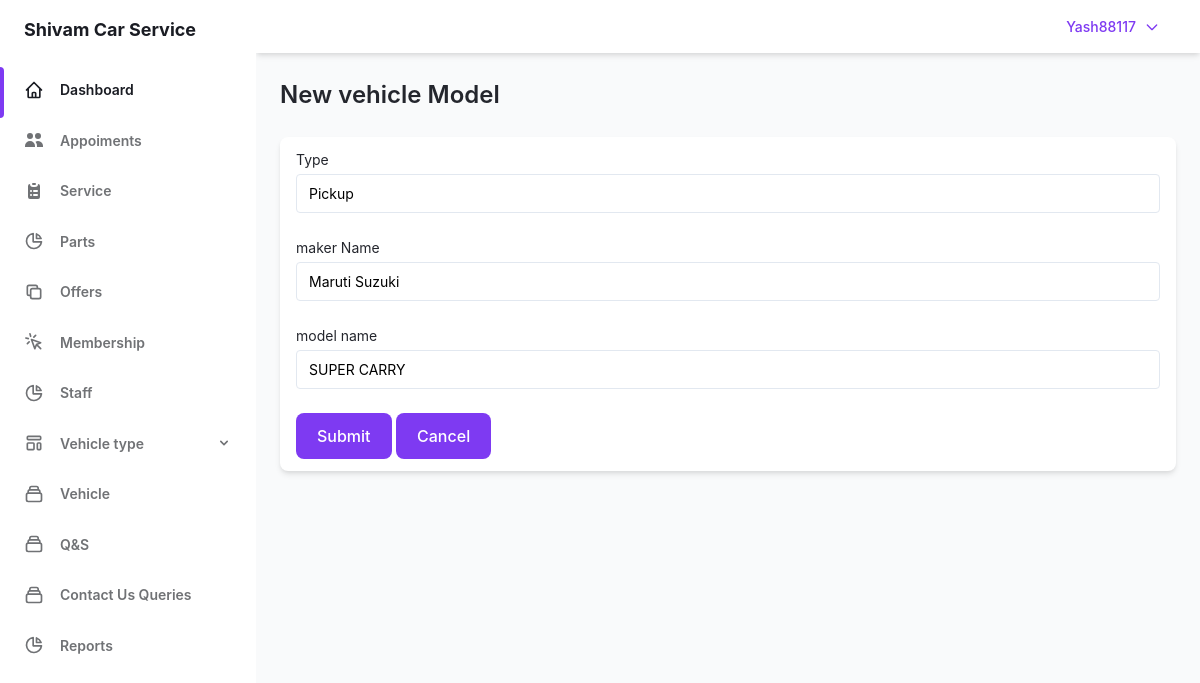
Screenshot of /admin/add-v-model.php?id=2 (signed in) with the database file from the repository.
### tables this page shows
CREATE TABLE `user` (
  `user_id` int(5) NOT NULL,
  `user_name` varchar(30) NOT NULL,
  `user_pass` varchar(40) NOT NULL,
  `user_email` varchar(50) NOT NULL,
  `user_add` varchar(255) NOT NULL,
  `user_phone` bigint(10) DEFAULT NULL,
  `user_sec_ques` varchar(50) NOT NULL,
  `user_sec_ans` varchar(20) NOT NULL,
  `companycompany_id` int(5) NOT NULL,
  `otp` int(5) DEFAULT NULL
);

CREATE TABLE `model` (
  `car_model_id` int(2) NOT NULL,
  `model_name` varchar(100) NOT NULL,
  `Makermaker_id` int(2) NOT NULL
);

CREATE TABLE `car_type` (
  `car_type_id` int(1) NOT NULL,
  `name` varchar(100) NOT NULL
);

CREATE TABLE `maker` (
  `maker_id` int(2) NOT NULL,
  `maker_name` varchar(20) NOT NULL,
  `car_typecar_type_id` int(1) NOT NULL
);

### admin/add-v-model.php (the view, shortened to what this page needs)
<?php require "sidebar.php";
require "../lockscreen/connection.php";
$model_name = "";
?>
<main class="h-full pb-16 overflow-y-auto">
  <div class="container px-6 mx-auto grid">
    <h2 class="my-6 text-2xl font-semibold text-gray-700 dark:text-gray-200">
      New vehicle Model
    </h2>
    <?php
    if (isset($_GET["id"])) {
      $id  = $_GET["id"];
      $sql = "SELECT model.* , maker.maker_name ,car_type.name   from model JOIN maker ON model.Makermaker_id = maker.maker_id JOIN car_type ON maker.car_typecar_type_id = car_type.car_type_id where model.car_model_id = $id";
      $row = mysqli_fetch_assoc(mysqli_query($con, $sql));
      $type_name = $row['name'];
      $brand_name = $row['maker_name'];
      $model_name = $row['model_name'];
    }
    ?>
    <form action="" method="POST" autocomplete="">
      <div class="px-4 py-3 mb-8 bg-white rounded-lg shadow-md dark:bg-gray-800">
        <?php
        if (isset($_GET["id"])) {
        ?>
          <label class="block text-sm">
            <span class="text-gray-700 dark:text-gray-400"> Type </span>
            <input value="<?php echo $type_name; ?>" type="text" name="type-name" id="maker-name" class="block w-full mt-1 text-sm dark:border-gray-600 dark:bg-gray-700 focus:border-purple-400 focus:outline-none focus:shadow-outline-purple dark:text-gray-300 dark:focus:shadow-outline-gray form-input" placeholder="Enter Car Type" required disabled />
          </label><br>
          <label class="block text-sm">
            <span class="text-gray-700 dark:text-gray-400"> maker Name</span>
            <input value="<?php echo $brand_name; ?>" type="text" name="type-name" id="maker-name" class="block w-full mt-1 text-sm dark:border-gray-600 dark:bg-gray-700 focus:border-purple-400 focus:outline-none focus:shadow-outline-purple dark:text-gray-300 dark:focus:shadow-outline-gray form-input" placeholder="Enter Car Type" required disabled />
          </label>
        <?php  } ?>
        <br>
        <label class="block text-sm">
          <span class="text-gray-700 dark:text-gray-400">model name</span>
          <input value="<?php echo $model_name; ?>" type="text" name="model-name" class="block w-full mt-1 text-sm dark:border-gray-600 dark:bg-gray-700 focus:border-purple-400 focus:outline-none focus:shadow-outline-purple dark:text-gray-300 dark:focus:shadow-outline-gray form-input" placeholder="Enter maker" required ' />
       </label>
          <br>
      <div>
        <a href="">
          <button name="submit" class="px-5 py-3 font-medium leading-5 text-white transition-colors duration-150 bg-purple-600 border border-transparent rounded-lg active:bg-purple-600 hover:bg-purple-700 focus:outline-none focus:shadow-outline-purple">
            Submit
          </button></a>
        <a href="">
          <button name="cancel" class="px-5 py-3 font-medium leading-5 text-white transition-colors duration-150 bg-purple-600 border border-transparent rounded-lg
            active:bg-purple-600 hover:bg-purple-700 focus:outline-none focus:shadow-outline-purple" formnovalidate>
            Cancel
          </button></a>
      </div>
      </div>
    </form>
  </div>
  </div>
</div>
</body>
</html>

### admin/sidebar.php (shortened to what this page needs)
<?php
require_once "../lockscreen/connection.php";
?>
<!DOCTYPE html>
<html :class="{ 'theme-dark': dark }" x-data="data()" lang="en">
<head>
  <link rel="stylesheet" href="./assets/css/tailwind.output.css" />
  <link rel="stylesheet" href="https://cdnjs.cloudflare.com/ajax/libs/Chart.js/2.9.3/Chart.min.css" />
</head>
<div class="flex h-screen bg-gray-50 dark:bg-gray-900" :class="{ 'overflow-hidden': isSideMenuOpen }">
  <aside class="z-20 hidden w-64 overflow-y-auto bg-white dark:bg-gray-800 md:block flex-shrink-0">
    <div class="py-4 text-gray-500 dark:text-gray-400">
      <a class="ml-6 text-lg font-bold text-gray-800 dark:text-gray-200" href="Dassboard.php">
        Shivam Car Service
      </a>
      <ul class="mt-6">
        <li class="relative px-6 py-3">
          <span class="absolute inset-y-0 left-0 w-1 bg-purple-600 rounded-tr-lg rounded-br-lg" aria-hidden="true"></span>
          <a class="inline-flex items-center w-full text-sm font-semibold text-gray-800 transition-colors duration-150 hover:text-gray-800 dark:hover:text-gray-200 dark:text-gray-100" href="../admin/Dassboard.php">
            <span class="ml-4">Dashboard</span>
          </a>
        </li>
      </ul>
      <ul>
        <li class="relative px-6 py-3">
          <a class="inline-flex items-center w-full text-sm font-semibold transition-colors duration-150 hover:text-gray-800 dark:hover:text-gray-200" href="Appoiments.php">
            <svg xmlns="http://www.w3.org/2000/svg" class="h-5 w-5" viewBox="0 0 20 20" fill="currentColor">
              <path d="M9 6a3 3 0 11-6 0 3 3 0 016 0zM17 6a3 3 0 11-6 0 3 3 0 016 0zM12.93 17c.046-.327.07-.66.07-1a6.97 6.97 0 00-1.5-4.33A5 5 0 0119 16v1h-6.07zM6 11a5 5 0 015 5v1H1v-1a5 5 0 015-5z" />
            </svg>
            <span class="ml-4">Appoiments</span>
          </a>
        </li>
        <li class="relative px-6 py-3">
          <a class="inline-flex items-center w-full text-sm font-semibold transition-colors duration-150 hover:text-gray-800 dark:hover:text-gray-200" href="../admin/service.php">
            <span class="ml-4">Service</span>
          </a>
        </li>
        <li class="relative px-6 py-3">
          <a class="inline-flex items-center w-full text-sm font-semibold transition-colors duration-150 hover:text-gray-800 dark:hover:text-gray-200" href="parts.php">
            <svg class="w-5 h-5" aria-hidden="true" fill="none" stroke-linecap="round" stroke-linejoin="round" stroke-width="2" viewBox="0 0 24 24" stroke="currentColor">
              <path d="M11 3.055A9.001 9.001 0 1020.945 13H11V3.055z"></path>
              <path d="M20.488 9H15V3.512A9.025 9.025 0 0120.488 9z"></path>
            </svg>
            <span class="ml-4">Parts</span>
          </a>
        </li>
        <li class="relative px-6 py-3">
          <a class="inline-flex items-center w-full text-sm font-semibold transition-colors duration-150 hover:text-gray-800 dark:hover:text-gray-200" href="offers.php">
            <svg class="w-5 h-5" aria-hidden="true" fill="none" stroke-linecap="round" stroke-linejoin="round" stroke-width="2" viewBox="0 0 24 24" stroke="currentColor">
              <path d="M8 16H6a2 2 0 01-2-2V6a2 2 0 012-2h8a2 2 0 012 2v2m-6 12h8a2 2 0 002-2v-8a2 2 0 00-2-2h-8a2 2 0 00-2 2v8a2 2 0 002 2z"></path>
            </svg>
            <span class="ml-4">Offers</span>
          </a>
        </li>
        <li class="relative px-6 py-3">
          <a class="inline-flex items-center w-full text-sm font-semibold transition-colors duration-150 hover:text-gray-800 dark:hover:text-gray-200" href="Membership.php">
            <svg class="w-5 h-5" aria-hidden="true" fill="none" stroke-linecap="round" stroke-linejoin="round" stroke-width="2" viewBox="0 0 24 24" stroke="currentColor">
              <path d="M15 15l-2 5L9 9l11 4-5 2zm0 0l5 5M7.188 2.239l.777 2.897M5.136 7.965l-2.898-.777M13.95 4.05l-2.122 2.122m-5.657 5.656l-2.12 2.122"></path>
            </svg>
            <span class="ml-4">Membership</span>
          </a>
        </li>
        <li class="relative px-6 py-3">
          <a class="inline-flex items-center w-full text-sm font-semibold transition-colors duration-150 hover:text-gray-800 dark:hover:text-gray-200" href="staff.php">
            <svg class="w-5 h-5" aria-hidden="true" fill="none" stroke-linecap="round" stroke-linejoin="round" stroke-width="2" viewBox="0 0 24 24" stroke="currentColor">
              <path d="M11 3.055A9.001 9.001 0 1020.945 13H11V3.055z"></path>
              <path d="M20.488 9H15V3.512A9.025 9.025 0 0120.488 9z"></path>
            </svg>
            <span class="ml-4">Staff</span>
          </a>
        </li>
        <li class="relative px-6 py-3">
          <button class="inline-flex items-center justify-between w-full text-sm font-semibold transition-colors duration-150 hover:text-gray-800 dark:hover:text-gray-200" @click="togglePagesMenu" aria-haspopup="true">
            <span class="inline-flex items-center">
              <span class="ml-4">Vehicle type</span>
            </span>
            <svg class="w-4 h-4" aria-hidden="true" fill="currentColor" viewBox="0 0 20 20">
              <path fill-rule="evenodd" d="M5.293 7.293a1 1 0 011.414 0L10 10.586l3.293-3.293a1 1 0 111.414 1.414l-4 4a1 1 0 01-1.414 0l-4-4a1 1 0 010-1.414z" clip-rule="evenodd"></path>
            </svg>
          </button>
        </li>
        <li class="relative px-6 py-3">
          <a class="inline-flex items-center w-full text-sm font-semibold transition-colors duration-150 hover:text-gray-800 dark:hover:text-gray-200" href="Vehicle.php">
            <span class="ml-4">Vehicle</span>
          </a>
        </li>
        <li class="relative px-6 py-3">
          <a class="inline-flex items-center w-full text-sm font-semibold transition-colors duration-150 hover:text-gray-800 dark:hover:text-gray-200" href="Q&S.php">
            <span class="ml-4">Q&S</span>
          </a>
        </li>
        <li class="relative px-6 py-3">
          <a class="inline-flex items-center w-full text-sm font-semibold transition-colors duration-150 hover:text-gray-800 dark:hover:text-gray-200" href="Contact_Us_Queries.php">
            <span class="ml-4">Contact Us Queries</span>
          </a>
        </li>
        <li class="relative px-6 py-3">
          <a class="inline-flex items-center w-full text-sm font-semibold transition-colors duration-150 hover:text-gray-800 dark:hover:text-gray-200" href="Reports.php">
            <svg class="w-5 h-5" aria-hidden="true" fill="none" stroke-linecap="round" stroke-linejoin="round" stroke-width="2" viewBox="0 0 24 24" stroke="currentColor">
              <path d="M11 3.055A9.001 9.001 0 1020.945 13H11V3.055z"></path>
              <path d="M20.488 9H15V3.512A9.025 9.025 0 0120.488 9z"></path>
            </svg>
            <span class="ml-4">Reports</span>
          </a>
        </li>
      </ul>
    </div>
  </aside>
  <div class="flex flex-col flex-1 w-full">
    <header class="z-10 py-4 bg-white shadow-md dark:bg-gray-800">
      <div class="container flex items-center justify-end h-full px-6 mx-auto text-purple-600 dark:text-purple-300">
        <?php
        $email = $_SESSION['admin_login'];
        $get_username = "SELECT * FROM user WHERE user_email = '$email'";
        $res = mysqli_query($con, $get_username);
        $username = mysqli_fetch_array($res);
        ?>
        <button class=" font-medium rounded-lg text-sm px-4 py-2.5 text-center inline-flex items-center" type="button" data-dropdown-toggle="dropdown"><?php echo $username['user_name']; ?><svg class="w-4 h-4 ml-2" fill="none" stroke="currentColor" viewBox="0 0 24 24" xmlns="http://www.w3.org/2000/svg">
            <path stroke-linecap="round" stroke-linejoin="round" stroke-width="2" d="M19 9l-7 7-7-7"></path>
          </svg>
        </button>
      </div>
    </header>

### rows the page displays
user: user_name "Yash88117"
model: type-name "Pickup", type-name "Maruti Suzuki", model-name "SUPER CARRY"
